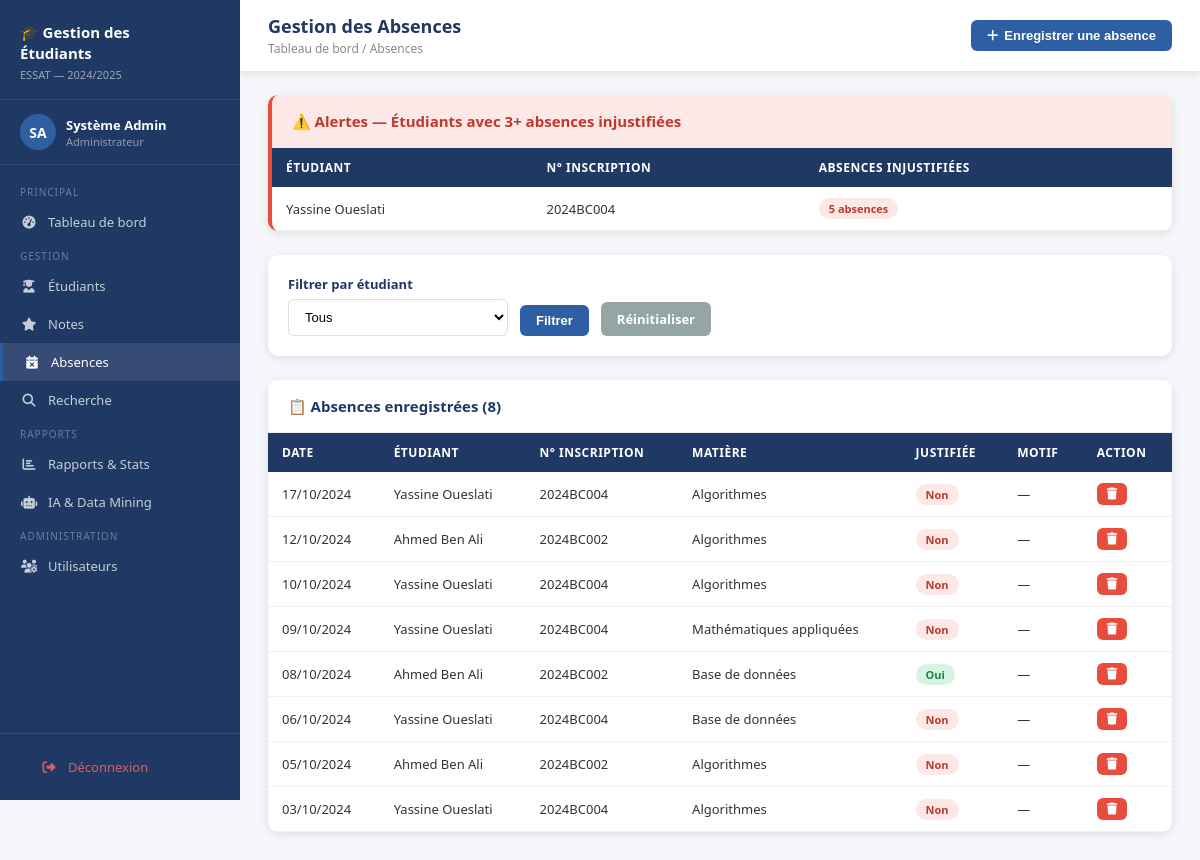
/absences.php (signed in), run on the app's committed database.
### tables this page shows
CREATE TABLE absences (
    id INT AUTO_INCREMENT PRIMARY KEY,
    etudiant_id INT NOT NULL,
    matiere_id INT,
    date_absence DATE NOT NULL,
    justifiee TINYINT(1) DEFAULT 0,
    motif TEXT,
    enseignant_id INT,
    created_at TIMESTAMP DEFAULT CURRENT_TIMESTAMP,
    FOREIGN KEY (etudiant_id) REFERENCES etudiants(id) ON DELETE CASCADE,
    FOREIGN KEY (matiere_id) REFERENCES matieres(id) ON DELETE SET NULL,
    FOREIGN KEY (enseignant_id) REFERENCES utilisateurs(id) ON DELETE SET NULL
);

CREATE TABLE etudiants (
    id INT AUTO_INCREMENT PRIMARY KEY,
    numero_inscription VARCHAR(50) NOT NULL UNIQUE,
    nom VARCHAR(100) NOT NULL,
    prenom VARCHAR(100) NOT NULL,
    date_naissance DATE,
    email VARCHAR(150),
    telephone VARCHAR(20),
    adresse TEXT,
    filiere_id INT,
    niveau VARCHAR(20) NOT NULL DEFAULT 'L1',
    photo VARCHAR(255) DEFAULT NULL,
    created_at TIMESTAMP DEFAULT CURRENT_TIMESTAMP,
    FOREIGN KEY (filiere_id) REFERENCES filieres(id) ON DELETE SET NULL
);

CREATE TABLE matieres (
    id INT AUTO_INCREMENT PRIMARY KEY,
    nom VARCHAR(100) NOT NULL,
    coefficient FLOAT NOT NULL DEFAULT 1,
    filiere_id INT,
    semestre ENUM('S1','S2','S3','S4','S5','S6') NOT NULL DEFAULT 'S1',
    FOREIGN KEY (filiere_id) REFERENCES filieres(id) ON DELETE SET NULL
);

### auth.php (called while the page is built, shortened)
<?php
function currentUser(): array {
    return [
        'id'     => $_SESSION['user_id']     ?? null,
        'nom'    => $_SESSION['user_nom']    ?? '',
        'prenom' => $_SESSION['user_prenom'] ?? '',
        'role'   => $_SESSION['role']        ?? '',
    ];
}

### absences.php (the view, shortened to what this page needs)
<?php
require_once '../includes/auth.php';
require_once '../includes/db.php';
$sql = "SELECT a.*, e.nom as e_nom, e.prenom as e_prenom, e.numero_inscription, m.nom as m_nom
        FROM absences a
        JOIN etudiants e ON e.id = a.etudiant_id
        LEFT JOIN matieres m ON m.id = a.matiere_id
        WHERE 1=1";
$params = [];
$sql .= " ORDER BY a.date_absence DESC";
$stmt = $pdo->prepare($sql);
$stmt->execute($params);
$absences = $stmt->fetchAll();
$alertes = $pdo->query("
    SELECT e.nom, e.prenom, e.numero_inscription, COUNT(a.id) as nb
    FROM absences a JOIN etudiants e ON e.id=a.etudiant_id
    WHERE a.justifiee=0
    GROUP BY e.id HAVING nb >= " . SEUIL_ABSENCES . " ORDER BY nb DESC
")->fetchAll();
?>
<!DOCTYPE html>
<html lang="fr">
<head>
    <link rel="stylesheet" href="../css/style.css">
    <link rel="stylesheet" href="https://cdnjs.cloudflare.com/ajax/libs/font-awesome/6.4.0/css/all.min.css">
</head>
<body>
<?php require_once '../includes/sidebar.php'; ?>
<div class="main">
    <div class="topbar">
        <div><h1>Gestion des Absences</h1><div class="breadcrumb">Tableau de bord / Absences</div></div>
        <button class="btn btn-primary" onclick="toggleForm('form-abs')"><i class="fas fa-plus"></i> Enregistrer une absence</button>
    </div>
    <div class="content">
        <?php if (!empty($alertes)): ?>
        <div class="card" style="border-left:4px solid #e74c3c;">
            <div class="card-header" style="background:#fde8e8;">
                <h3 style="color:#c0392b;">⚠️ Alertes — Étudiants avec <?= SEUIL_ABSENCES ?>+ absences injustifiées</h3>
            </div>
            <div class="card-body" style="padding:0;">
                <table>
                    <thead><tr><th>Étudiant</th><th>N° Inscription</th><th>Absences injustifiées</th></tr></thead>
                    <tbody>
                    <?php foreach ($alertes as $a): ?>
                        <tr>
                            <td><?= htmlspecialchars($a['prenom'].' '.$a['nom']) ?></td>
                            <td><?= htmlspecialchars($a['numero_inscription']) ?></td>
                            <td><span class="badge badge-danger"><?= $a['nb'] ?> absences</span></td>
                        </tr>
                    <?php endforeach; ?>
                    </tbody>
                </table>
            </div>
        </div>
        <?php endif; ?>
        <div class="card">
            <div class="card-body">
                <form method="GET" style="display:flex;gap:12px;align-items:flex-end;">
                    <div class="form-group" style="margin:0;min-width:220px;">
                        <label>Filtrer par étudiant</label>
                        <select name="etudiant" class="form-control">
                            <option value="">Tous</option>
                        </select>
                    </div>
                    <button type="submit" class="btn btn-primary">Filtrer</button>
                    <a href="absences.php" class="btn btn-secondary">Réinitialiser</a>
                </form>
            </div>
        </div>
        <div class="card">
            <div class="card-header"><h3>📋 Absences enregistrées (<?= count($absences) ?>)</h3></div>
            <div class="card-body" style="padding:0;">
                <div class="table-responsive">
                <table>
                    <thead><tr><th>Date</th><th>Étudiant</th><th>N° Inscription</th><th>Matière</th><th>Justifiée</th><th>Motif</th><th>Action</th></tr></thead>
                    <tbody>
                    <?php if (empty($absences)): ?>
                        <tr><td colspan="7" style="text-align:center;padding:30px;color:#888;">Aucune absence enregistrée.</td></tr>
                    <?php else: ?>
                        <?php foreach ($absences as $a): ?>
                        <tr>
                            <td><?= date('d/m/Y', strtotime($a['date_absence'])) ?></td>
                            <td><?= htmlspecialchars($a['e_prenom'].' '.$a['e_nom']) ?></td>
                            <td><?= htmlspecialchars($a['numero_inscription']) ?></td>
                            <td><?= htmlspecialchars($a['m_nom'] ?? 'Toutes') ?></td>
                            <td><?= $a['justifiee'] ? '<span class="badge badge-success">Oui</span>' : '<span class="badge badge-danger">Non</span>' ?></td>
                            <td><?= htmlspecialchars($a['motif'] ?? '—') ?></td>
                            <td>
                                <a href="absences.php?supprimer=<?= $a['id'] ?>" class="btn btn-danger btn-sm"
                                   onclick="return confirm('Supprimer cette absence ?')"><i class="fas fa-trash"></i></a>
                            </td>
                        </tr>
                        <?php endforeach; ?>
                    <?php endif; ?>
                    </tbody>
                </table>
                </div>
            </div>
        </div>
    </div>
</div>
</body>
</html>

### sidebar.php (shortened to what this page needs)
<?php
require_once __DIR__ . '/auth.php';
$u = currentUser();
$role = $u['role'];
$initiales = strtoupper(substr($u['prenom'],0,1) . substr($u['nom'],0,1));
$base = $role === 'admin' ? '../admin/' : '../enseignant/';
$cur  = basename($_SERVER['PHP_SELF']);
function active($page) { global $cur; return $cur === $page ? 'active' : ''; }
?>
<div class="sidebar">
    <div class="sidebar-brand">
        <h2>🎓 Gestion des<br>Étudiants</h2>
        <small>ESSAT — 2024/2025</small>
    </div>
    <div class="sidebar-user">
        <div class="avatar"><?= $initiales ?></div>
        <div class="info">
            <div class="name"><?= htmlspecialchars($u['prenom'] . ' ' . $u['nom']) ?></div>
            <div class="role"><?= $role === 'admin' ? 'Administrateur' : 'Enseignant' ?></div>
        </div>
    </div>
    <nav>
        <div class="nav-section">Principal</div>
        <a href="<?= $base ?>dashboard.php" class="nav-link <?= active('dashboard.php') ?>">
            <i class="fas fa-tachometer-alt"></i> Tableau de bord
        </a>
        <?php if ($role === 'admin'): ?>
        <div class="nav-section">Gestion</div>
        <a href="<?= $base ?>etudiants.php" class="nav-link <?= active('etudiants.php') ?>">
            <i class="fas fa-user-graduate"></i> Étudiants
        </a>
        <a href="<?= $base ?>notes.php" class="nav-link <?= active('notes.php') ?>">
            <i class="fas fa-star"></i> Notes
        </a>
        <a href="<?= $base ?>absences.php" class="nav-link <?= active('absences.php') ?>">
            <i class="fas fa-calendar-times"></i> Absences
        </a>
        <a href="<?= $base ?>recherche.php" class="nav-link <?= active('recherche.php') ?>">
            <i class="fas fa-search"></i> Recherche
        </a>
        <div class="nav-section">Rapports</div>
        <a href="<?= $base ?>rapports.php" class="nav-link <?= active('rapports.php') ?>">
            <i class="fas fa-chart-bar"></i> Rapports & Stats
        </a>
        <a href="<?= $base ?>ia_datamining.php" class="nav-link <?= active('ia_datamining.php') ?>"><i class="fas fa-robot"></i> IA & Data Mining</a>
        <div class="nav-section">Administration</div>
        <a href="<?= $base ?>utilisateurs.php" class="nav-link <?= active('utilisateurs.php') ?>">
            <i class="fas fa-users-cog"></i> Utilisateurs
        </a>
        <?php endif; ?>
    </nav>
    <div class="sidebar-footer">
        <a href="../logout.php" class="nav-link" style="color:rgba(255,100,100,0.85);">
            <i class="fas fa-sign-out-alt"></i> Déconnexion
        </a>
    </div>
</div>

### style.css (style rules this page uses)
:root { --navy: #1F3864; --blue: #2E5FA3; --lblue: #D6E4F7; --green: #27ae60; --red: #e74c3c; --orange: #f39c12; --grey: #f4f6f9; --white: #ffffff; --text: #333333; --shadow: 0 2px 8px rgba(0,0,0,0.10); }
* { box-sizing: border-box; margin: 0; padding: 0; }
body { font-family: 'Segoe UI', Tahoma, Geneva, Verdana, sans-serif; background: var(--grey); color: var(--text); font-size: 14px; }
.sidebar { position: fixed; top: 0; left: 0; width: 240px; height: 100vh; background: var(--navy); display: flex; flex-direction: column; z-index: 100; overflow-y: auto; }
.sidebar-brand { padding: 22px 20px 16px; border-bottom: 1px solid rgba(255,255,255,0.1); }
.sidebar-brand h2 { color: #fff; font-size: 15px; font-weight: 700; line-height: 1.4; }
.sidebar-brand small { color: rgba(255,255,255,0.55); font-size: 11px; }
.sidebar-user { padding: 14px 20px; border-bottom: 1px solid rgba(255,255,255,0.1); display: flex; align-items: center; gap: 10px; }
.sidebar-user .avatar { width: 36px; height: 36px; border-radius: 50%; background: var(--blue); display: flex; align-items: center; justify-content: center; color: #fff; font-weight: 700; font-size: 14px; }
.sidebar-user .info { flex: 1; }
.sidebar-user .info .name { color: #fff; font-size: 13px; font-weight: 600; }
.sidebar-user .info .role { color: rgba(255,255,255,0.5); font-size: 11px; }
.sidebar nav { flex: 1; padding: 12px 0; }
.nav-section { padding: 8px 20px 4px; color: rgba(255,255,255,0.35); font-size: 10px; text-transform: uppercase; letter-spacing: 1px; }
.nav-link { display: flex; align-items: center; gap: 10px; padding: 10px 20px; color: rgba(255,255,255,0.75); text-decoration: none; transition: all 0.2s; font-size: 13px; }
.nav-link:hover, .nav-link.active { background: rgba(255,255,255,0.1); color: #fff; border-left: 3px solid var(--blue); }
.nav-link i { width: 18px; text-align: center; }
.sidebar-footer { padding: 14px 20px; border-top: 1px solid rgba(255,255,255,0.1); }
.main { margin-left: 240px; min-height: 100vh; display: flex; flex-direction: column; }
.topbar { background: var(--white); padding: 14px 28px; display: flex; align-items: center; justify-content: space-between; box-shadow: var(--shadow); position: sticky; top: 0; z-index: 50; }
.topbar h1 { font-size: 18px; font-weight: 700; color: var(--navy); }
.topbar .breadcrumb { font-size: 12px; color: #888; margin-top: 2px; }
.content { padding: 24px 28px; flex: 1; }
.card { background: var(--white); border-radius: 10px; box-shadow: var(--shadow); margin-bottom: 24px; overflow: hidden; }
.card-header { padding: 16px 20px; border-bottom: 1px solid #eee; display: flex; align-items: center; justify-content: space-between; background: var(--white); }
.card-header h3 { font-size: 15px; font-weight: 700; color: var(--navy); }
.card-body { padding: 20px; }
.table-responsive { overflow-x: auto; }
table { width: 100%; border-collapse: collapse; }
thead th { background: var(--navy); color: #fff; padding: 11px 14px; font-size: 12px; text-transform: uppercase; letter-spacing: 0.5px; text-align: left; }
tbody tr { border-bottom: 1px solid #f0f0f0; transition: background 0.15s; }
tbody td { padding: 11px 14px; font-size: 13px; }
.badge { display: inline-block; padding: 3px 10px; border-radius: 20px; font-size: 11px; font-weight: 600; }
.badge-success { background: #d5f5e3; color: #1e8449; }
.badge-danger { background: #fde8e8; color: #c0392b; }
.btn { display: inline-flex; align-items: center; gap: 6px; padding: 8px 16px; border-radius: 6px; border: none; font-size: 13px; font-weight: 600; cursor: pointer; text-decoration: none; transition: all 0.2s; }
.btn-primary { background: var(--blue); color: #fff; }
.btn-danger { background: var(--red); color: #fff; }
.btn-secondary { background: #95a5a6; color: #fff; }
.btn-sm { padding: 5px 10px; font-size: 12px; }
.form-group { margin-bottom: 16px; }
.form-group label { display: block; margin-bottom: 6px; font-weight: 600; font-size: 13px; color: var(--navy); }
.form-control { width: 100%; padding: 9px 12px; border: 1.5px solid #ddd; border-radius: 6px; font-size: 13px; transition: border 0.2s; background: #fff; }

### data on the page
absences: date_absence "17/10/2024", etudiant.nom "Yassine Oueslati", etudiant.numero_inscription "2024BC004", matiere.nom "Algorithmes", justifiee "Non", motif "—"
absences: date_absence "12/10/2024", etudiant.nom "Ahmed Ben Ali", etudiant.numero_inscription "2024BC002", matiere.nom "Algorithmes", justifiee "Non", motif "—"
absences: date_absence "10/10/2024", etudiant.nom "Yassine Oueslati", etudiant.numero_inscription "2024BC004", matiere.nom "Algorithmes", justifiee "Non", motif "—"
absences: date_absence "09/10/2024", etudiant.nom "Yassine Oueslati", etudiant.numero_inscription "2024BC004", matiere.nom "Mathématiques appliquées", justifiee "Non", motif "—"
absences: date_absence "08/10/2024", etudiant.nom "Ahmed Ben Ali", etudiant.numero_inscription "2024BC002", matiere.nom "Base de données", justifiee "Oui", motif "—"
absences: date_absence "06/10/2024", etudiant.nom "Yassine Oueslati", etudiant.numero_inscription "2024BC004", matiere.nom "Base de données", justifiee "Non", motif "—"
absences: date_absence "05/10/2024", etudiant.nom "Ahmed Ben Ali", etudiant.numero_inscription "2024BC002", matiere.nom "Algorithmes", justifiee "Non", motif "—"
absences: date_absence "03/10/2024", etudiant.nom "Yassine Oueslati", etudiant.numero_inscription "2024BC004", matiere.nom "Algorithmes", justifiee "Non", motif "—"

### other printed values
$initiales "SA"
$u['prenom'] . ' ' . $u['nom'] "Système Admin"
SEUIL_ABSENCES "3"
$a['prenom'].' '.$a['nom'] "Yassine Oueslati"
$a['numero_inscription'] "2024BC004"
$a['nb'] "5"
count($absences) "8"
